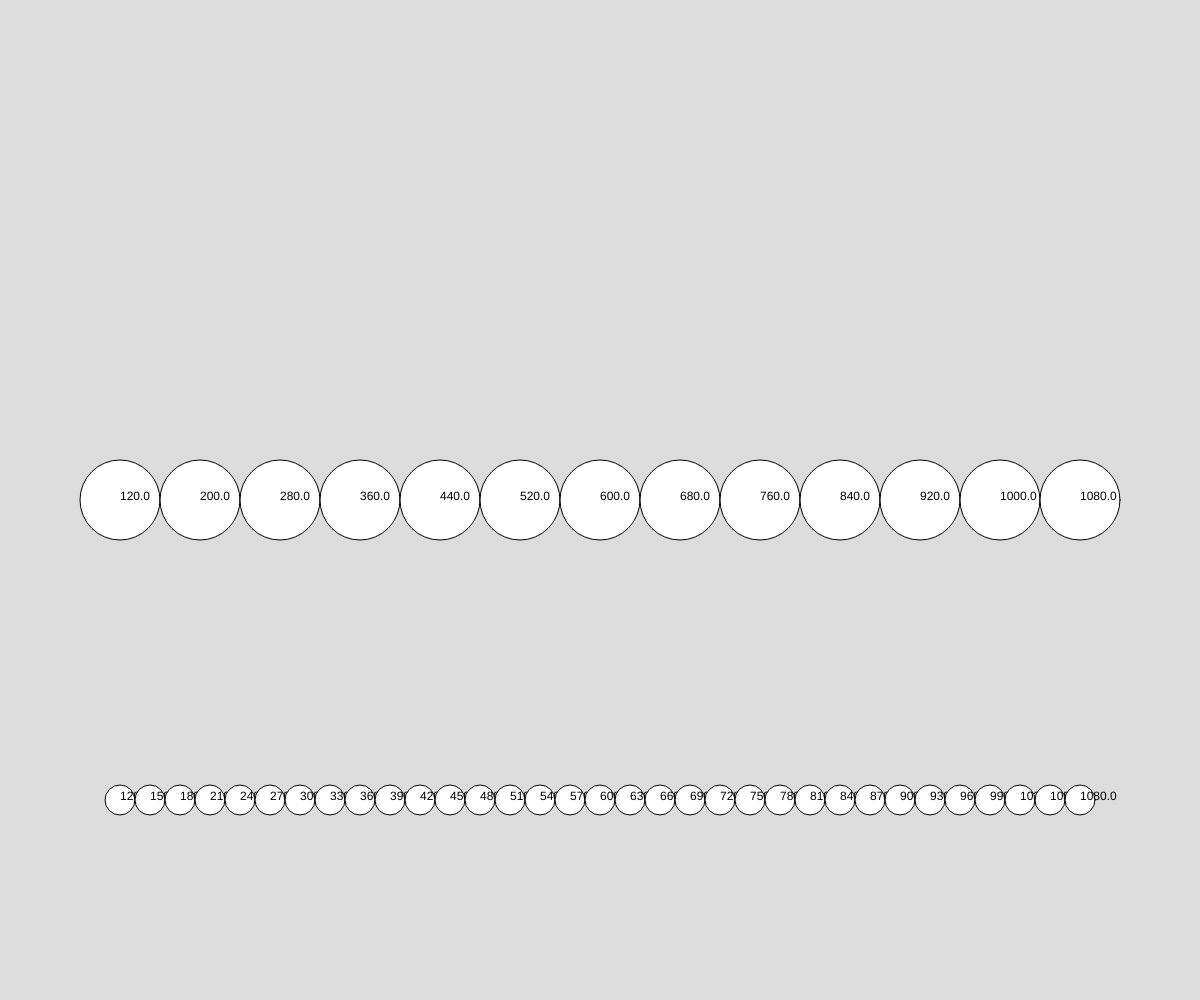
Frame 1 (no input)
Frame 60 (no input): identical to frame 1, image omitted
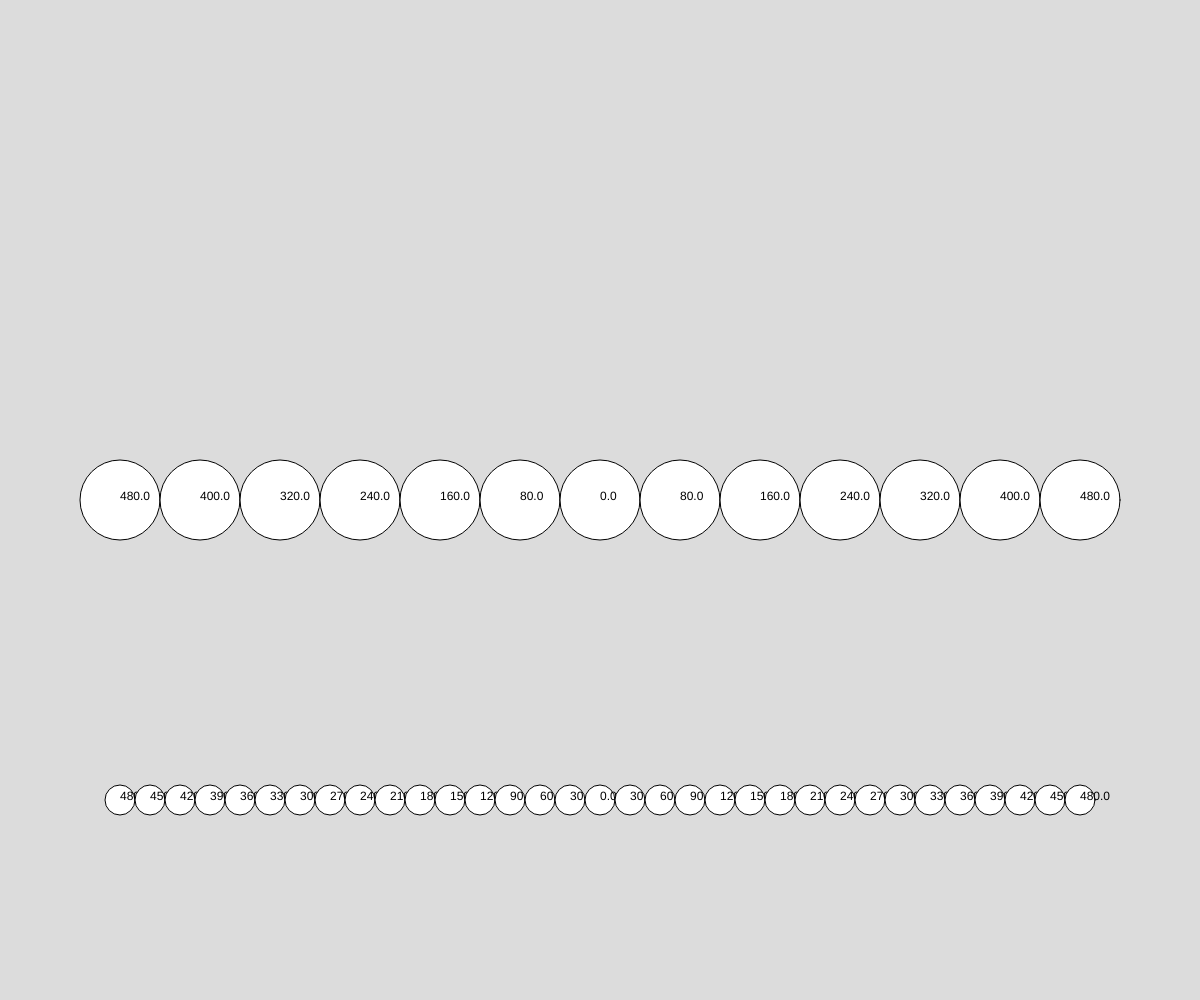
Frame 120 (the mouse pressed at the canvas centre since frame 60)

The p5.js sketch that drew these frames (run headless with seeded random() and noise() and a simulated clock; from frame 60 on, the mouse is pressed at the canvas centre):

// p5.js sketch
// ── sketch.js
// Project Title
// Your Name
// Date
//
// Extra for Experts:
// - describe what you did to take this project "above and beyond"


function setup() {
  createCanvas(windowWidth, windowHeight);
}

function draw() {
  background(220);
circleLines(height * 0.5, 80);
circleLines(height * 0.8, 30);
distance();

}


function circleLines(y, size) {
  let xstart = width * 0.1;
  let xend = width * 0.9;

  for(let x = xstart; x <= xend; x += size) {
      circle(x, y, size);
      let d = distance(x, mouseX, y, mouseY)
      text(d, x, y)
  }

}

function distance(x1, x2, y1, y2) {
  let a = abs(x1 - x2);
  let b = abs(y1 - y1);
  let c = sqrt(pow(a,2) + pow(b,2));

  return c.toFixed(1);
}
